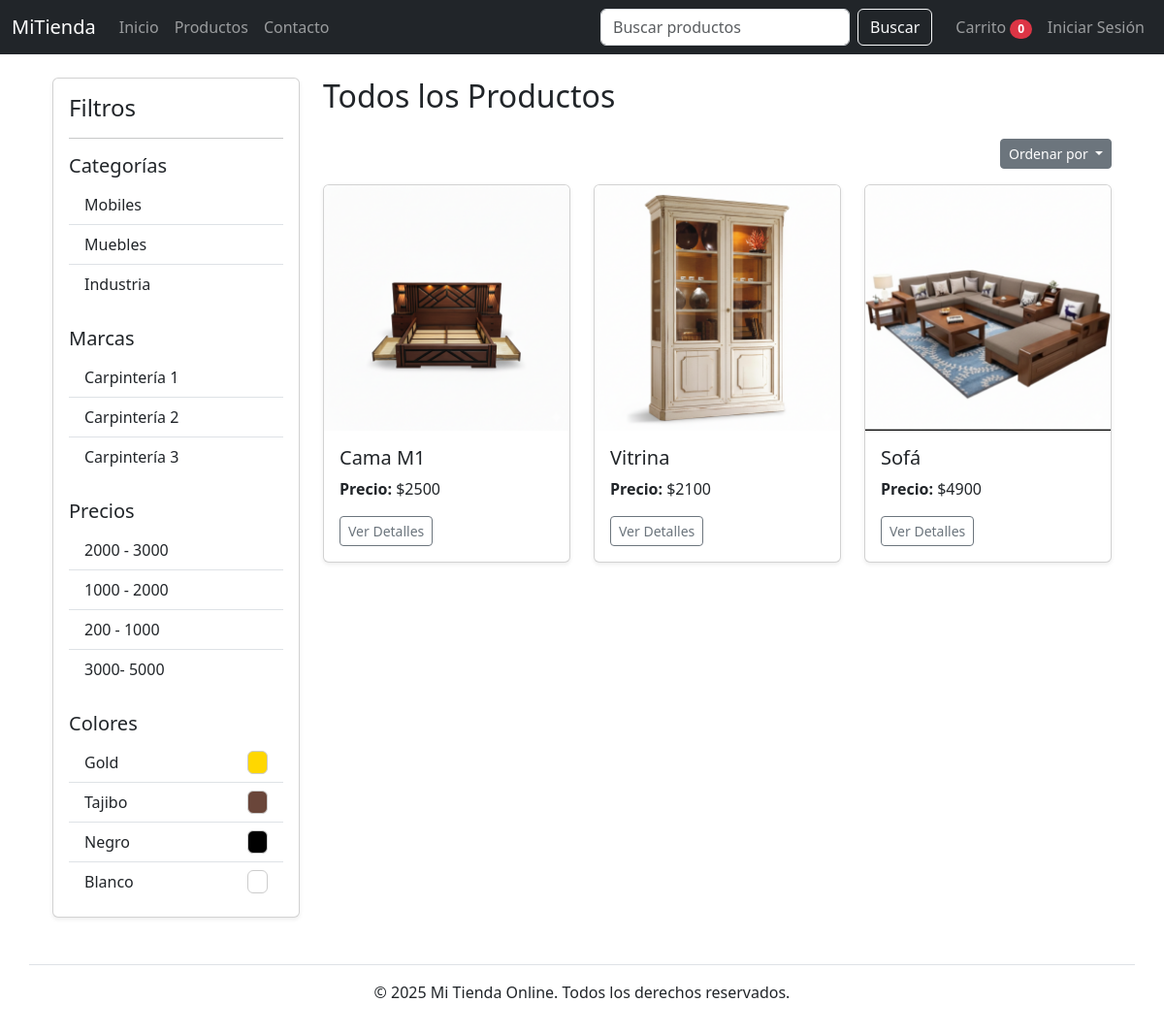
The app's page /shop/ with its own data.
### store/models.py (models this page shows, shortened)
class Category(models.Model):
    name = models.CharField(max_length=200)

class Brand(models.Model):
    name = models.CharField(max_length=200)

class FilterPrice(models.Model):
    price = models.CharField(max_length=50)

class Color(models.Model):
    name = models.CharField(max_length=200)
    code = models.CharField(max_length=50)

class Product(models.Model):
    STATUS = (
        ('Publish', 'Publish'),
        ('Draft', 'Draft'),
    )
    CONDITION = (
        ('New', 'New'),
        ('Old', 'Old'),
    )
    name = models.CharField(max_length=200)
    price = models.IntegerField()
    image = models.ImageField(upload_to='product_images/')
    status = models.CharField(max_length=200, choices=STATUS, default='Publish')
    condition = models.CharField(max_length=100, choices=CONDITION, default='New')
    information = RichTextField(null=True, blank=True)
    description = RichTextField(null=True, blank=True)
    category = models.ForeignKey(Category, on_delete=models.CASCADE)
    brand = models.ForeignKey(Brand, on_delete=models.CASCADE)
    color = models.ForeignKey(Color, on_delete=models.CASCADE)
    filter_price = models.ForeignKey(FilterPrice, on_delete=models.CASCADE)

### store/views.py (the view)
# urls.py: path('shop/', views.shop, name='shop'),
def shop(request):
    category_id = request.GET.get('category')
    filter_price_id = request.GET.get('filter_price')
    color_id = request.GET.get('color')
    brand_id = request.GET.get('brand')
    sort_by = request.GET.get('sort')
    new_product_param = request.GET.get('new_product')
    old_product_param = request.GET.get('old_product')
    products = Product.objects.filter(status='Publish')
    if category_id:
        products = products.filter(category=category_id)
    if filter_price_id:
        products = products.filter(filter_price=filter_price_id)
    if color_id:
        products = products.filter(color=color_id)
    if brand_id:
        products = products.filter(brand=brand_id)
    if sort_by == 'name_asc':
        products = products.order_by('name')
    elif sort_by == 'name_desc':
        products = products.order_by('-name')
    elif sort_by == 'price_asc':
        products = products.order_by('price')
    elif sort_by == 'price_desc':
        products = products.order_by('-price')
    if new_product_param:
        products = products.filter(condition='New').order_by('-id')
    if old_product_param:
        products = products.filter(condition='Old').order_by('-id')
    categories = Category.objects.all()
    brands = Brand.objects.all()
    colors = Color.objects.all()
    filter_prices = FilterPrice.objects.all()
    context = {
        'products': products,
        'categories': categories,
        'brands': brands,
        'colors': colors,
        'filter_prices': filter_prices,
    }
    return render(request, 'store/shop.html', context)

### templates/store/shop.html (shortened to what this page needs)
{% extends 'main/base.html' %}
{% load static %}
{% block content %}
<div class="container mt-4">
    <div class="row">
        <div class="col-lg-3">
            <div class="card shadow-sm">
                <div class="card-body">
                    <h4 class="card-title">Filtros</h4>
                    <hr>
                    <h5 class="mt-3">Categorías</h5>
                    <ul class="list-group list-group-flush">
                        {% for category in categories %}
                        <li class="list-group-item"><a href="/shop/?category={{ category.id }}" class="text-decoration-none text-dark">{{ category.name }}</a></li>
                        {% endfor %}
                    </ul>
                    <h5 class="mt-4">Marcas</h5>
                    <ul class="list-group list-group-flush">
                        {% for brand in brands %}
                        <li class="list-group-item"><a href="/shop/?brand={{ brand.id }}" class="text-decoration-none text-dark">{{ brand.name }}</a></li>
                        {% endfor %}
                    </ul>
                    <h5 class="mt-4">Precios</h5>
                    <ul class="list-group list-group-flush">
                        {% for price in filter_prices %}
                        <li class="list-group-item"><a href="/shop/?filter_price={{ price.id }}" class="text-decoration-none text-dark">{{ price.price }}</a></li>
                        {% endfor %}
                    </ul>
                    <h5 class="mt-4">Colores</h5>
                    <ul class="list-group list-group-flush">
                        {% for color in colors %}
                        <li class="list-group-item">
                            <a href="/shop/?color={{ color.id }}" class="text-decoration-none text-dark d-flex justify-content-between">
                                <span>{{ color.name }}</span>
                                <span class="badge" style="background-color: {{ color.code }}; border: 1px solid #ccc;">&nbsp;</span>
                            </a>
                        </li>
                        {% endfor %}
                    </ul>
                </div>
            </div>
        </div>
        <div class="col-lg-9">
            <h2 class="mb-4">Todos los Productos</h2>
            <div class="d-flex justify-content-end mb-3">
                <div class="dropdown">
                    <button class="btn btn-secondary dropdown-toggle btn-sm" type="button" id="dropdownMenuButton1" data-bs-toggle="dropdown" aria-expanded="false">
                        Ordenar por
                    </button>
                </div>
            </div>
            <div class="row row-cols-1 row-cols-md-3 g-4">
                {% for product in products %}
                <div class="col">
                    <div class="card h-100 shadow-sm">
                        <a href="{% url 'product_detail' product.id %}">
                            <img src="{{ product.image.url }}" class="card-img-top" alt="{{ product.name }}">
                        </a>
                        <div class="card-body">
                            <h5 class="card-title">
                                <a href="{% url 'product_detail' product.id %}" class="text-dark text-decoration-none">{{ product.name }}</a>
                            </h5>
                            <p class="card-text"><strong>Precio:</strong> ${{ product.price }}</p>
                            <a href="{% url 'product_detail' product.id %}" class="btn btn-sm btn-outline-secondary">Ver Detalles</a>
                        </div>
                    </div>
                </div>
                {% endfor %}
            </div>
        </div>
    </div>
</div>
{% endblock content %}

### templates/main/base.html (shortened to what this page needs)
{% load static %}
{% load cart_tag %}
<!DOCTYPE html>
<html lang="es">
<head>
    <link href="https://cdn.jsdelivr.net/npm/bootstrap@5.3.3/dist/css/bootstrap.min.css" rel="stylesheet">
</head>
<body>
    <nav class="navbar navbar-expand-lg navbar-dark bg-dark">
        <div class="container-fluid">
            <a class="navbar-brand" href="{% url 'index' %}">MiTienda</a>
            <div class="collapse navbar-collapse" id="navbarNav">
                <ul class="navbar-nav me-auto mb-2 mb-lg-0">
                    <li class="nav-item">
                        <a class="nav-link" href="{% url 'index' %}">Inicio</a>
                    </li>
                    <li class="nav-item">
                        <a class="nav-link" href="{% url 'shop' %}">Productos</a>
                    </li>
                    <li class="nav-item">
                        <a class="nav-link" href="{% url 'contact' %}">Contacto</a>
                    </li>
                </ul>
                <form class="d-flex me-3" action="{% url 'search' %}" method="get">
                    <input class="form-control me-2" type="search" placeholder="Buscar productos" aria-label="Search" name="query">
                    <button class="btn btn-outline-light" type="submit">Buscar</button>
                </form>
                <ul class="navbar-nav">
                    <li class="nav-item">
                        <a class="nav-link" data-bs-toggle="offcanvas" href="#offcanvasCart" role="button" aria-controls="offcanvasCart">
                            Carrito <span class="badge rounded-pill bg-danger">{{ request.session.cart|length }}</span>
                        </a>
                    </li>
                    {% if user.is_authenticated %}
                        <li class="nav-item dropdown">
                            <a class="nav-link dropdown-toggle" href="#" id="navbarDropdown" role="button" data-bs-toggle="dropdown" aria-expanded="false">
                                Hola, {{ user.username }}
                            </a>
                            <ul class="dropdown-menu dropdown-menu-end" aria-labelledby="navbarDropdown">
                                <li><a class="dropdown-item" href="{% url 'your_order' %}">Mis Pedidos</a></li>
                                <li><hr class="dropdown-divider"></li>
                                <li><a class="dropdown-item" href="{% url 'logout' %}">Cerrar Sesión</a></li>
                            </ul>
                        </li>
                    {% else %}
                        <li class="nav-item">
                            <a class="nav-link" href="{% url 'login' %}">Iniciar Sesión</a>
                        </li>
                    {% endif %}
                </ul>
            </div>
        </div>
    </nav>
    <main class="container mt-4">
        {% block content %}
        {% endblock content %}
    </main>
    <footer class="container mt-5 py-3 border-top text-center">
         <p>&copy; 2025 Mi Tienda Online. Todos los derechos reservados.</p>
    </footer>
</body>
</html>

### records on screen
Category: name "Mobiles"
Category: name "Muebles"
Category: name "Industria"
Brand: name "Carpintería 1"
Brand: name "Carpintería 2"
Brand: name "Carpintería 3"
FilterPrice: price "2000 - 3000"
FilterPrice: price "1000 - 2000"
FilterPrice: price "200 - 1000"
FilterPrice: price "3000- 5000"
Color: name "Gold"
Color: name "Tajibo"
Color: name "Negro"
Color: name "Blanco"
Product: image (picture), name "Cama M1", price "2500"
Product: image (picture), name "Vitrina", price "2100"
Product: image (picture), name "Sofá", price "4900"

### other values on screen
{{ request.session.cart|length }} "0"
